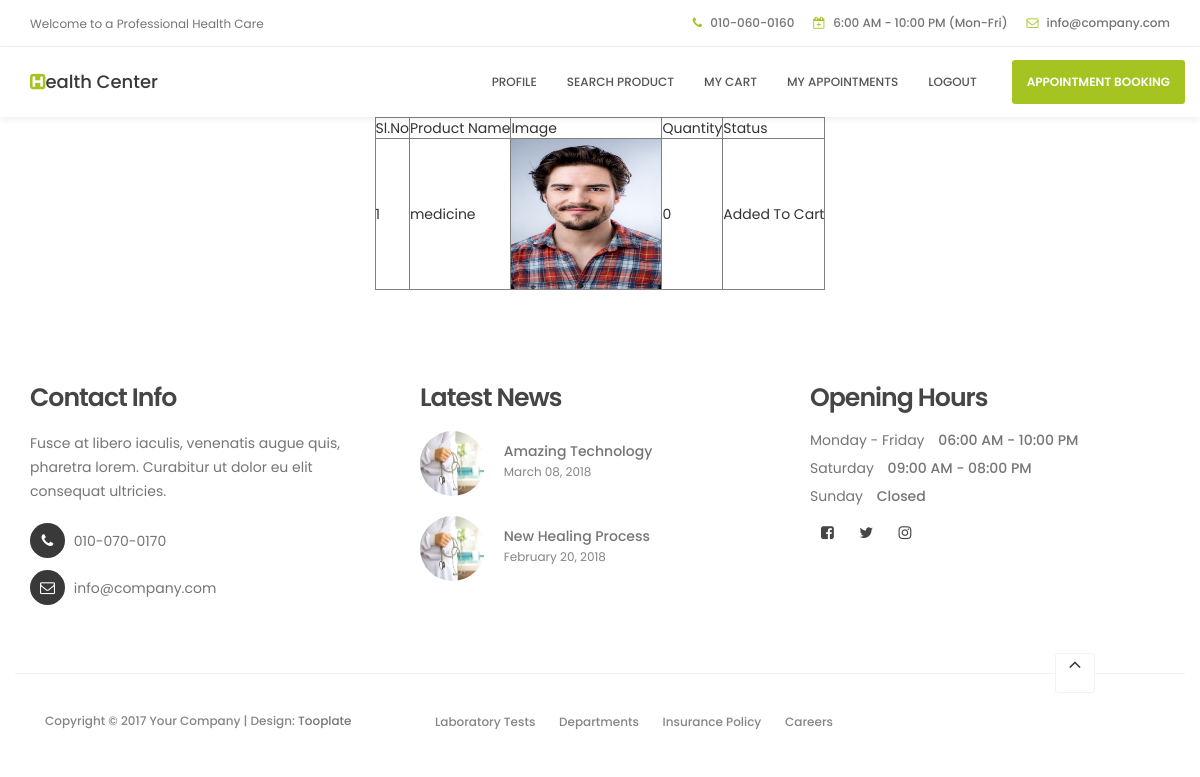
/Project/User/MyBooking.php, run on the app's committed database.
### tables this page shows
CREATE TABLE `tbl_cart` (
  `cart_id` int(11) NOT NULL,
  `cart_quantity` int(11) NOT NULL DEFAULT 0,
  `cart_status` varchar(30) NOT NULL DEFAULT '0',
  `product_id` int(11) NOT NULL,
  `booking_id` int(11) NOT NULL
);

CREATE TABLE `tbl_product` (
  `product_id` int(11) NOT NULL,
  `product_name` varchar(30) NOT NULL,
  `product_photo` varchar(500) NOT NULL,
  `product_details` varchar(500) NOT NULL,
  `subcategory_id` int(11) NOT NULL,
  `update_date` varchar(10) NOT NULL,
  `shop_id` int(11) NOT NULL,
  `product_price` int(11) NOT NULL
);

### Project/User/MyBooking.php (the view, shortened to what this page needs)
<!DOCTYPE html PUBLIC "-//W3C//DTD XHTML 1.0 Transitional//EN" "http://www.w3.org/TR/xhtml1/DTD/xhtml1-transitional.dtd">
<html xmlns="http://www.w3.org/1999/xhtml">
<head>
</head>
<body>
<?php
include("Header.php");
	include("../Asset/Connection/Connection.php");
	?>
<form id="form1" name="form1" method="post" action="">
  <table border="1" align="center" cellpadding="10">
    <tr>
      <td>Sl.No</td>
      <td>Product Name</td>
      <td>Image</td>
      <td>Quantity</td>
      <td>Status</td>
    </tr>
    <?php
	$sel="select * from tbl_booking b inner join tbl_cart c on c.booking_id=b.booking_id inner join tbl_product p on p.product_id=c.product_id where b.user_id='".$_SESSION["uid"]."'";
	$i=0;
	$row=$conn->query($sel);
	while($data=$row->fetch_assoc())
	{
		$i++;
	?>
    <tr>
      <td><?php echo $i?></td>
      <td><?php echo $data["product_name"]?></td>
      <td><img src="../Asset/Files/Product/<?php echo $data["product_photo"]?>"  width="150" height="150"/></td>
      <td><?php echo $data["cart_quantity"]?></td>
      <td>
      <?php
	  if($data["booking_status"]==2 && $data["cart_status"]==1 && $data["payment_status"]=1)
	  {
		  echo "Payment Completed";?>| <a href="ProductRating.php?lid=<?php echo $data["product_id"]?>">Rate Now</a>
          							 | <a href="PostComplaint.php?cid=<?php echo $data["product_id"]?>">Complaint</a>
          <?php
	  }
	  else if($data["booking_status"]==1 && $data["cart_status"]==0)
	  {
		  echo "Booking Completed And payment Is Remaining";?> |<a href="Payment.php?pid=<?php echo $data["cart_id"]?>">Pay Now</a>
          <?php
	  }
	  else if($data["booking_status"]==1)
	  {
		  echo "Exited Before Payment";?>|<a href="Payment.php?pid=<?php echo $data["cart_id"]?>">Pay Now</a>
         <?php
	  }
	  else
	  {
		  echo "Added To Cart";
	  }
	  ?>
     </td>
    </tr>
    <?php
	}
	?>
  </table>
</form>
<?php
include("Footer.php");
?>
</body>
</html>

### Project/Asset/Files/Main/css/tooplate-style.css (style rules this page uses)
body { background: #ffffff; font-family: 'Poppins', sans-serif; overflow-x: hidden; }
html { -webkit-font-smoothing: antialiased; }

### data on the page
tbl_cart: product.product_name "medicine", product.product_photo (picture), cart_quantity "0"
